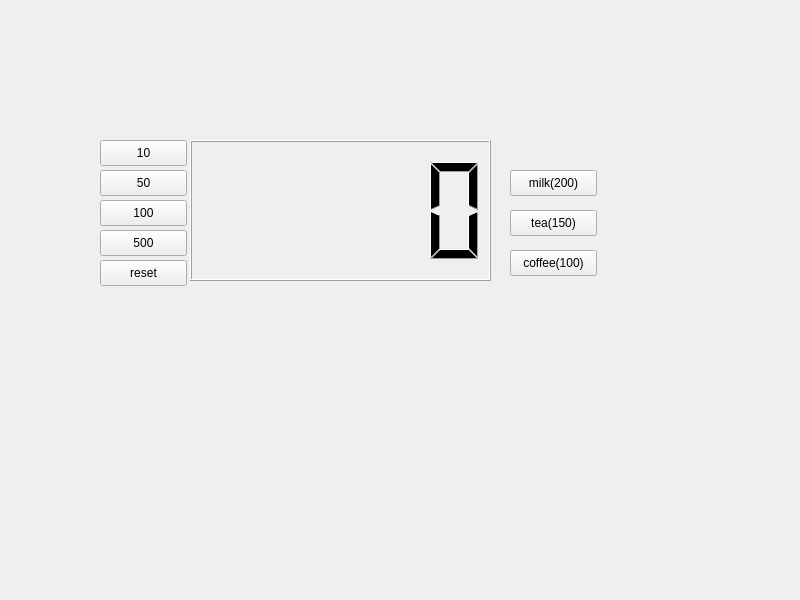
<?xml version="1.0" encoding="UTF-8"?>
<ui version="4.0">
 <class>Widget</class>
 <widget class="QWidget" name="Widget">
  <property name="geometry">
   <rect>
    <x>0</x>
    <y>0</y>
    <width>800</width>
    <height>600</height>
   </rect>
  </property>
  <property name="windowTitle">
   <string>Widget</string>
  </property>
  <widget class="QLCDNumber" name="lcdNumber">
   <property name="geometry">
    <rect>
     <x>190</x>
     <y>140</y>
     <width>301</width>
     <height>141</height>
    </rect>
   </property>
  </widget>
  <widget class="QPushButton" name="PB10">
   <property name="geometry">
    <rect>
     <x>100</x>
     <y>140</y>
     <width>87</width>
     <height>26</height>
    </rect>
   </property>
   <property name="text">
    <string>10</string>
   </property>
  </widget>
  <widget class="QPushButton" name="PB50">
   <property name="geometry">
    <rect>
     <x>100</x>
     <y>170</y>
     <width>87</width>
     <height>26</height>
    </rect>
   </property>
   <property name="text">
    <string>50</string>
   </property>
  </widget>
  <widget class="QPushButton" name="PB100">
   <property name="geometry">
    <rect>
     <x>100</x>
     <y>200</y>
     <width>87</width>
     <height>26</height>
    </rect>
   </property>
   <property name="text">
    <string>100</string>
   </property>
  </widget>
  <widget class="QPushButton" name="PB500">
   <property name="geometry">
    <rect>
     <x>100</x>
     <y>230</y>
     <width>87</width>
     <height>26</height>
    </rect>
   </property>
   <property name="text">
    <string>500</string>
   </property>
  </widget>
  <widget class="QPushButton" name="PB_reset">
   <property name="geometry">
    <rect>
     <x>100</x>
     <y>260</y>
     <width>87</width>
     <height>26</height>
    </rect>
   </property>
   <property name="text">
    <string>reset</string>
   </property>
  </widget>
  <widget class="QPushButton" name="PB_milk">
   <property name="geometry">
    <rect>
     <x>510</x>
     <y>170</y>
     <width>87</width>
     <height>26</height>
    </rect>
   </property>
   <property name="text">
    <string>milk(200)</string>
   </property>
  </widget>
  <widget class="QPushButton" name="PB_tea">
   <property name="geometry">
    <rect>
     <x>510</x>
     <y>210</y>
     <width>87</width>
     <height>26</height>
    </rect>
   </property>
   <property name="text">
    <string>tea(150)</string>
   </property>
  </widget>
  <widget class="QPushButton" name="PB_coffee">
   <property name="geometry">
    <rect>
     <x>510</x>
     <y>250</y>
     <width>87</width>
     <height>26</height>
    </rect>
   </property>
   <property name="text">
    <string>coffee(100)</string>
   </property>
  </widget>
 </widget>
 <resources/>
 <connections/>
</ui>
